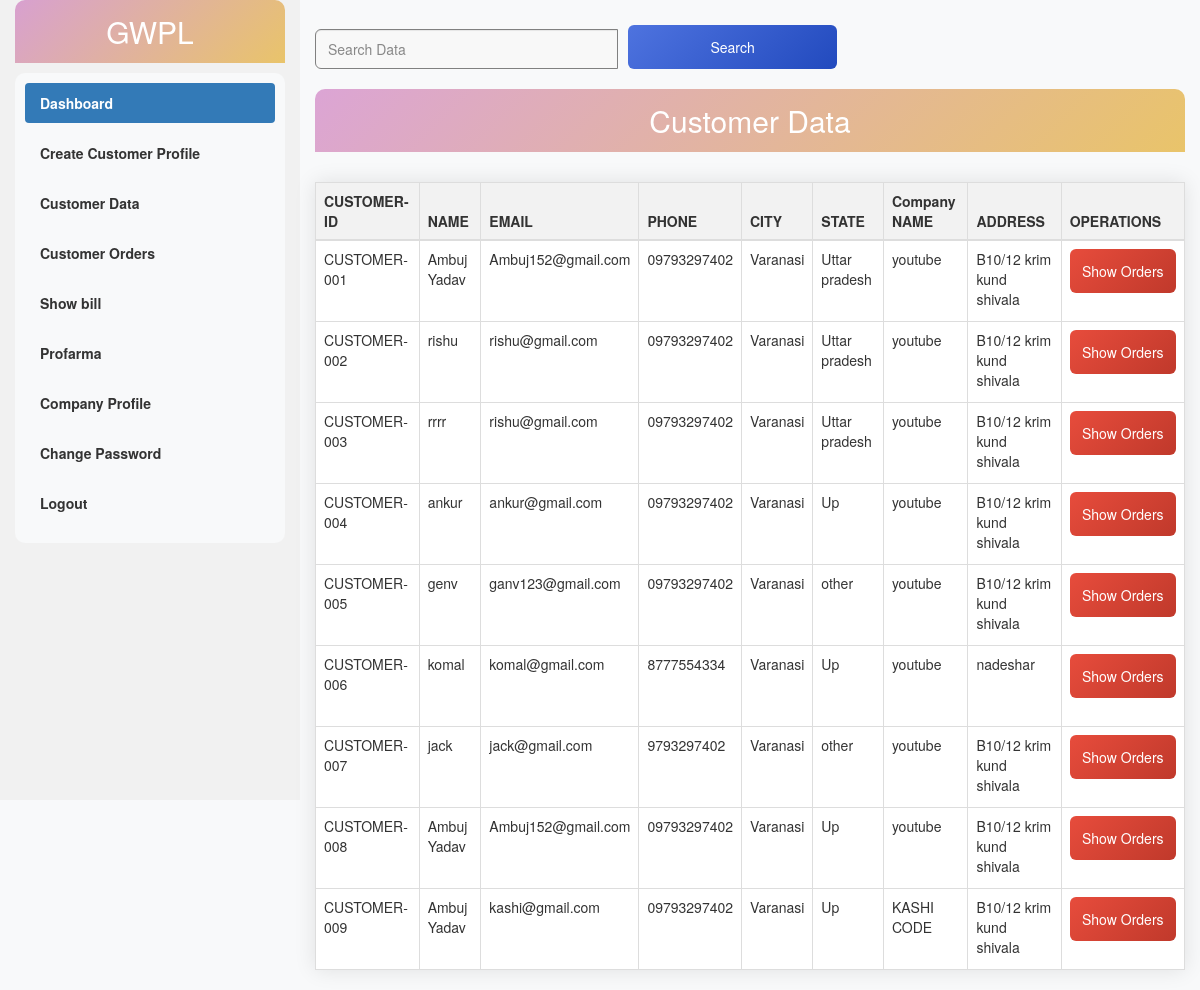
The app's page /customerorder.php (signed in) with its own data.
### tables this page shows
CREATE TABLE `profile` (
  `id` int(11) NOT NULL,
  `companyid` varchar(20) NOT NULL,
  `userid` varchar(20) NOT NULL,
  `customerid` varchar(255) NOT NULL,
  `name` varchar(55) NOT NULL,
  `email` varchar(100) NOT NULL,
  `phone` varchar(55) NOT NULL,
  `address` varchar(255) NOT NULL,
  `city` varchar(50) NOT NULL,
  `state` varchar(255) NOT NULL,
  `zip` varchar(10) NOT NULL,
  `companyname` varchar(50) NOT NULL,
  `industry` varchar(50) NOT NULL,
  `gst` varchar(20) NOT NULL,
  `companypan` varchar(20) NOT NULL,
  `companybank` varchar(55) NOT NULL,
  `bankifsc` varchar(20) NOT NULL
);

### customerorder.php (the view, shortened to what this page needs)
<?php
if(isset($_SESSION['id']) )
{
?>
<!DOCTYPE html>
<html lang="en">
<head>
  <link rel="stylesheet" href="https://maxcdn.bootstrapcdn.com/bootstrap/3.4.1/css/bootstrap.min.css">
</head>
<body>
<div class="container-fluid">
  <div class="row content" style="height: 800px;">
    <div class="col-sm-3 sidenav hidden-xs">
      <h2>GWPL</h2>
      <?php
      include('menu.php');
      ?><br>
    </div>
    <br>
    <div class="col-sm-9">
    <div class="card-body">
<div class="row">
  <div class="col-md-12">
    <form action="#" method="GET">
      <div class="input-group">
        <input type="text" name="search" class="form-control" placeholder="Search Data" value="<?php if(isset($_GET['search'])) {echo $_GET['search'];}?>">
        <button type="submit" class="btn btn-primary" style="margin-top:5px;">Search</button>
      </div>
    </form>
    <br>
  </div>
</div>
        </div>
    <h2>Customer Data</h2>
    <div class ="row">
            <div class="col-md-12">
                <div class=" card mt-4">
                <div class="card-body">
                    <table class="table table-bordered">
                        <thead>
                            <tr>
                                <th>CUSTOMER-ID</th>
                                <th>NAME</th>
                                <th>EMAIL</th>
                                <th>PHONE</th>
                                <th>CITY</th>
                                <th>STATE</th>
                                <th>Company NAME</th>
                                <th>ADDRESS</th>
                                <th>OPERATIONS</th>
                            </tr>
                        </thead>
                            <tbody>
                            <?php
                    include ('connection.php');
                    $companyid=$_SESSION['companyid'];
                    if(isset($_GET['search']))
                    {
                        $filtervalues= $_GET['search'];
                        $query ="SELECT * FROM `profile` WHERE CONCAT(`name`,`email`,`phone`,`city`,`state`,`Zip`,`address`) LIKE '%$filtervalues%' AND `companyid`='$companyid' ";
                      }
                      else {
                        $query = "SELECT * FROM `profile` WHERE `companyid`='$companyid'";
                      }
                        $result = mysqli_query($conn, $query);
                        if(mysqli_num_rows($result) > 0) {
                            foreach($result as $row) {
                                ?>
                                <tr>
                                    <td><?=$row['customerid']; ?></td>
                                    <td><?=$row['name']; ?></td>
                                    <td><?=$row['email']; ?></td>
                                    <td><?=$row['phone']; ?></td>
                                    <td><?=$row['city']; ?></td>
                                    <td><?=$row['state']; ?></td>
                                    <td><?=$row['companyname']; ?></td>
                                    <td><?=$row['address']; ?></td>
                                    <td><a href="orders.php?showid=<?php echo $row['userid']?>" class=" btn btn-danger">Show Orders</> </a> &nbsp;
                                </tr>
                                <?php
                            }
                        } else {
                            ?>
                            <tr>
                                <td colspan="8"> No Records Found</td>
                            </tr>
                            <?php
                        }
                    ?>
                            </tbody>
                    </table>
                </div>
            </div>
        </div>
    </div>
    </div>
  </div>
</div>
</body>
</html>
  <?php
}
else{
    echo "please login to Continue";
    header("Location:index.php");
}
?>

### customerorder.php (style rules this page uses)
.row.content { height: 550px }
.sidenav { background-color: #f1f1f1; height: 100%; }
body { background-color: #f8f9fa; }
h2 { background: linear-gradient(135deg, #B4A7, #E9C46A); color: white; padding: 15px 20px; border-radius: 10px 10px 0 0; margin-top: 0; text-align: center; }
input[type="text"], input[type="email"], input[type="checkbox"] { width: 100%; padding: 12px; margin-top: 8px; margin-bottom: 20px; border: none; border-radius: 6px; background-color: #f8f8f8; transition: all 0.3s ease; font-size: 16px; }
input[type="text"]::placeholder, input[type="email"]::placeholder { color: #888; font-size: 14px; }
.btn-primary { width: 40%; padding: 12px; border: none; border-radius: 6px; background: linear-gradient(135deg, #4e73df, #224abe); color: white; cursor: pointer; transition: all 0.3s ease; }
.btn-danger { width: 100%; padding: 12px; border: none; border-radius: 6px; background: linear-gradient(135deg, #e74c3c, #c0392b); color: white; cursor: pointer; transition: all 0.3s ease; }
table { width: 100%; border-collapse: collapse; margin-top: 20px; box-shadow: 0 0 20px rgba(0, 0, 0, 0.1); background-color: #fff; }
th, td { padding: 12px 15px; text-align: left; border-bottom: 1px solid #ddd; }
th { background-color: #f2f2f2; font-weight: bold; }
.input-group { display: flex; align-items: center; width: 60%; }
input[type="text"] { flex: 1; margin-right: 10px; height: 40px; border:1px solid grey; }

### records on screen
profile: customerid "CUSTOMER-001", name "Ambuj Yadav", email "Ambuj152@gmail.com", phone "09793297402", city "Varanasi", state "Uttar pradesh", companyname "youtube", address "B10/12 krim kund shivala"
profile: customerid "CUSTOMER-002", name "rishu", email "rishu@gmail.com", phone "09793297402", city "Varanasi", state "Uttar pradesh", companyname "youtube", address "B10/12 krim kund shivala"
profile: customerid "CUSTOMER-003", name "rrrr", email "rishu@gmail.com", phone "09793297402", city "Varanasi", state "Uttar pradesh", companyname "youtube", address "B10/12 krim kund shivala"
profile: customerid "CUSTOMER-004", name "ankur", email "ankur@gmail.com", phone "09793297402", city "Varanasi", state "Up", companyname "youtube", address "B10/12 krim kund shivala"
profile: customerid "CUSTOMER-005", name "genv", email "ganv123@gmail.com", phone "09793297402", city "Varanasi", state "other", companyname "youtube", address "B10/12 krim kund shivala"
profile: customerid "CUSTOMER-006", name "komal", email "komal@gmail.com", phone "8777554334", city "Varanasi", state "Up", companyname "youtube", address "nadeshar"
profile: customerid "CUSTOMER-007", name "jack", email "jack@gmail.com", phone "9793297402", city "Varanasi", state "other", companyname "youtube", address "B10/12 krim kund shivala"
profile: customerid "CUSTOMER-008", name "Ambuj Yadav", email "Ambuj152@gmail.com", phone "09793297402", city "Varanasi", state "Up", companyname "youtube", address "B10/12 krim kund shivala"
profile: customerid "CUSTOMER-009", name "Ambuj Yadav", email "kashi@gmail.com", phone "09793297402", city "Varanasi", state "Up", companyname "KASHI CODE", address "B10/12 krim kund shivala"
